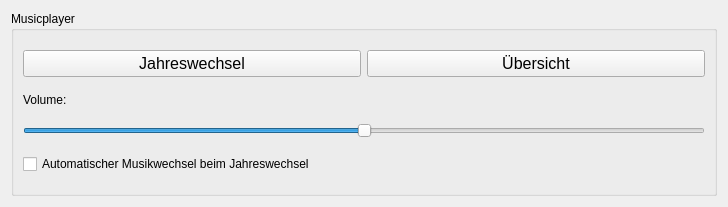
<?xml version="1.0" encoding="UTF-8"?>
<ui version="4.0">
 <class>MediaPlayer</class>
 <widget class="QWidget" name="MediaPlayer">
  <property name="geometry">
   <rect>
    <x>0</x>
    <y>0</y>
    <width>728</width>
    <height>207</height>
   </rect>
  </property>
  <property name="windowTitle">
   <string>Form</string>
  </property>
  <layout class="QVBoxLayout" name="verticalLayout">
   <item>
    <widget class="QGroupBox" name="groupBox">
     <property name="title">
      <string>Musicplayer</string>
     </property>
     <layout class="QVBoxLayout" name="verticalLayout_2">
      <item>
       <layout class="QHBoxLayout" name="horizontalLayout">
        <item>
         <widget class="QPushButton" name="pushButtonYear">
          <property name="font">
           <font>
            <pointsize>12</pointsize>
           </font>
          </property>
          <property name="text">
           <string>Jahreswechsel</string>
          </property>
          <property name="icon">
           <iconset>
            <normaloff>../../OutputDebug/debug/Data/Icons/play.png</normaloff>../../OutputDebug/debug/Data/Icons/play.png</iconset>
          </property>
          <property name="iconSize">
           <size>
            <width>30</width>
            <height>30</height>
           </size>
          </property>
         </widget>
        </item>
        <item>
         <widget class="QPushButton" name="pushButtonOverview">
          <property name="font">
           <font>
            <pointsize>12</pointsize>
           </font>
          </property>
          <property name="text">
           <string>Übersicht</string>
          </property>
          <property name="icon">
           <iconset>
            <normaloff>../../OutputDebug/debug/Data/Icons/play.png</normaloff>../../OutputDebug/debug/Data/Icons/play.png</iconset>
          </property>
          <property name="iconSize">
           <size>
            <width>30</width>
            <height>30</height>
           </size>
          </property>
         </widget>
        </item>
       </layout>
      </item>
      <item>
       <widget class="QLabel" name="label">
        <property name="sizePolicy">
         <sizepolicy hsizetype="Preferred" vsizetype="Fixed">
          <horstretch>0</horstretch>
          <verstretch>0</verstretch>
         </sizepolicy>
        </property>
        <property name="text">
         <string>Volume:</string>
        </property>
       </widget>
      </item>
      <item>
       <widget class="QSlider" name="volumeSlider">
        <property name="maximum">
         <number>100</number>
        </property>
        <property name="value">
         <number>50</number>
        </property>
        <property name="orientation">
         <enum>Qt::Horizontal</enum>
        </property>
       </widget>
      </item>
      <item>
       <widget class="QCheckBox" name="checkBox">
        <property name="text">
         <string>Automatischer Musikwechsel beim Jahreswechsel</string>
        </property>
       </widget>
      </item>
     </layout>
    </widget>
   </item>
  </layout>
 </widget>
 <resources/>
 <connections/>
</ui>
